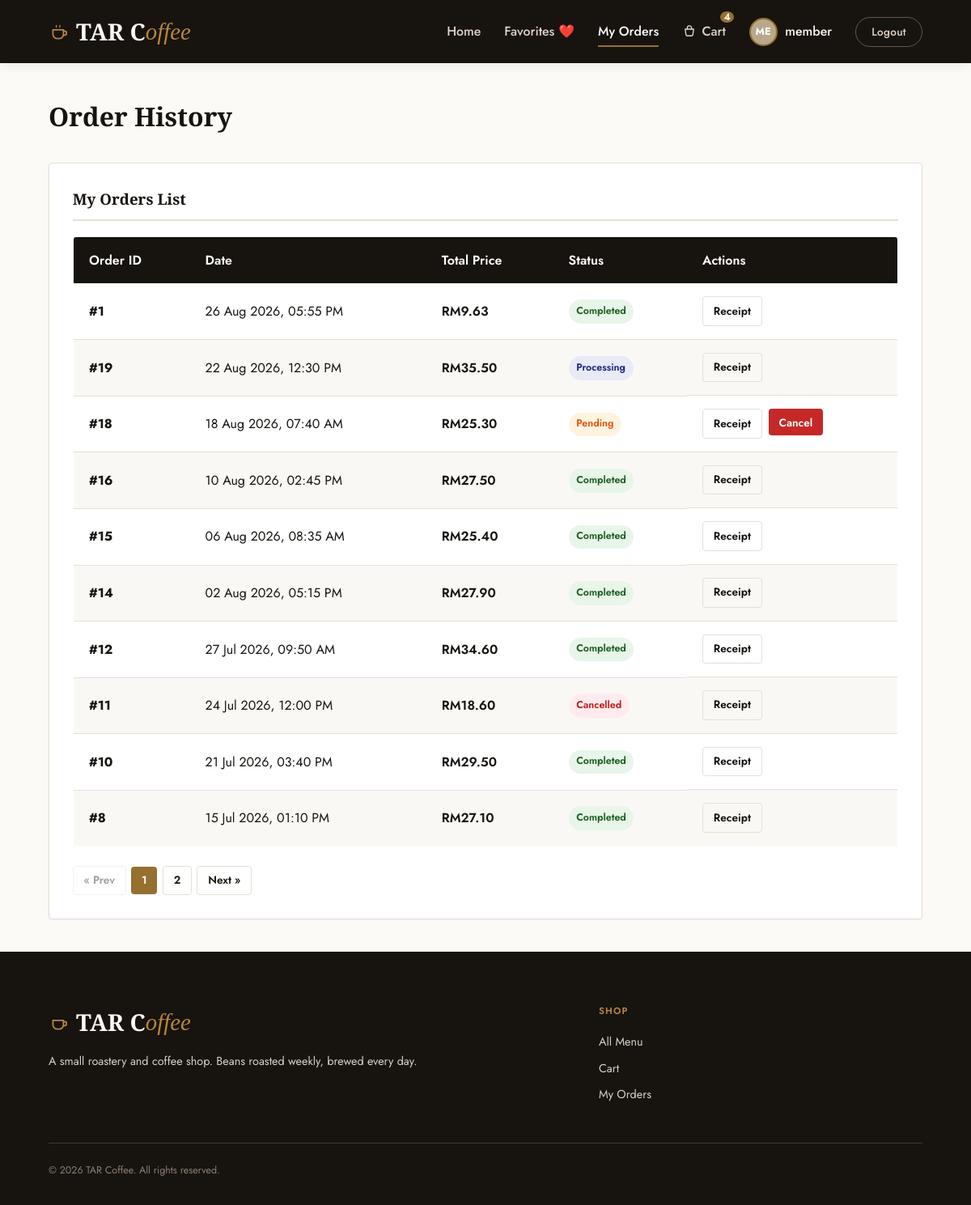
Page /orders.php (signed in) on the committed database.
### tables this page shows
CREATE TABLE `users` (
  `id` INT AUTO_INCREMENT PRIMARY KEY,
  `username` VARCHAR(50) NOT NULL UNIQUE,
  `email` VARCHAR(100) NOT NULL UNIQUE,
  `password` VARCHAR(255) NOT NULL,
  `full_name` VARCHAR(100) NOT NULL,
  `phone` VARCHAR(20) DEFAULT NULL,
  `photo` VARCHAR(255) DEFAULT 'default_user.png',
  `role` ENUM('super_admin', 'admin', 'member') DEFAULT 'member',
  `status` ENUM('active', 'blocked') DEFAULT 'active',
  `failed_attempts` INT UNSIGNED NOT NULL DEFAULT 0,
  `locked_until` DATETIME DEFAULT NULL,
  `created_at` TIMESTAMP DEFAULT CURRENT_TIMESTAMP,
  INDEX `idx_users_status` (`status`)
);

CREATE TABLE `orders` (
  `id` INT AUTO_INCREMENT PRIMARY KEY,
  `user_id` INT DEFAULT NULL,
  `voucher_id` INT DEFAULT NULL,
  `customer_name` VARCHAR(100) NOT NULL,
  `customer_phone` VARCHAR(20) NOT NULL,
  `fulfillment_type` ENUM('pickup', 'delivery') NOT NULL DEFAULT 'delivery',
  `shipping_address` TEXT DEFAULT NULL, 
  `discount_amount` DECIMAL(10, 2) NOT NULL DEFAULT 0.00,
  `total_price` DECIMAL(10, 2) NOT NULL,
  `status` ENUM('Pending', 'Processing', 'Completed', 'Cancelled') DEFAULT 'Pending',
  `order_date` TIMESTAMP DEFAULT CURRENT_TIMESTAMP,
  FOREIGN KEY (`user_id`) REFERENCES `users` (`id`) ON DELETE SET NULL,
  FOREIGN KEY (`voucher_id`) REFERENCES `vouchers` (`id`) ON DELETE SET NULL,
  INDEX `idx_orders_status` (`status`),
  INDEX `idx_orders_fulfillment` (`fulfillment_type`), 
  INDEX `idx_orders_date` (`order_date`)
);

### includes/auth.php (called while the page is built, shortened)
<?php
function is_logged_in() {
    return isset($_SESSION['user_id']);
}
function is_admin() {
    return is_logged_in() && in_array($_SESSION['user_role'] ?? '', ['admin', 'super_admin'], true);
}
function is_member() {
    return is_logged_in() && isset($_SESSION['user_role']) && $_SESSION['user_role'] === 'member';
}
function get_logged_in_user($pdo) {
    $stmt = $pdo->prepare("SELECT * FROM users WHERE id = ?");
    $stmt->execute([$_SESSION['user_id']]);
    $user = $stmt->fetch();
    return $user;
}
?>

### orders.php (the view, shortened to what this page needs)
<?php
require_once __DIR__ . '/includes/header.php';
$user_id = $_SESSION['user_id'];
$per_page = 10;
$pg = paginate_query($pdo, "SELECT COUNT(*) FROM orders WHERE user_id = ?", [$user_id], $per_page);
$stmt = $pdo->prepare("SELECT * FROM orders WHERE user_id = ? ORDER BY order_date DESC LIMIT " . (int) $pg['per_page'] . " OFFSET " . (int) $pg['offset']);
$stmt->execute([$user_id]);
$orders = $stmt->fetchAll();
$expand_order_id = isset($_GET['detail_id']) ? intval($_GET['detail_id']) : 0;
$expand_order = null;
?>
<h1 class="page-title">Order History</h1>
<?php if (empty($orders)): ?>
    <div class="alert alert-info" style="text-align: center; padding: 3rem;">
        <p style="font-size: 1.1rem; margin-bottom: 1rem;">You have not placed any orders yet.</p>
        <a href="index.php" class="btn btn-accent">Order Your First Coffee</a>
    </div>
<?php else: ?>
    <div class="list-detail-columns" style="grid-template-columns: <?= ($expand_order) ? '1.5fr 1fr' : '1fr' ?>;">
        <section class="admin-panel">
            <h3>My Orders List</h3>
            <div class="table-responsive">
                <table class="table">
                    <thead>
                        <tr>
                            <th>Order ID</th>
                            <th>Date</th>
                            <th>Total Price</th>
                            <th>Status</th>
                            <th>Actions</th>
                        </tr>
                    </thead>
                    <tbody>
                        <?php foreach ($orders as $ord): ?>
                            <tr class="<?= ($expand_order_id === $ord['id']) ? 'active-row' : '' ?>" style="<?= ($expand_order_id === $ord['id']) ? 'background-color: #FAF6F0;' : '' ?>">
                                <td><strong>#<?= $ord['id'] ?></strong></td>
                                <td><?= date('d M Y, h:i A', strtotime($ord['order_date'])) ?></td>
                                <td style="font-weight: 600; color: var(--primary-dark);">RM<?= number_format($ord['total_price'], 2) ?></td>
                                <td>
                                    <span class="badge badge-<?= strtolower($ord['status']) ?>">
                                        <?= htmlspecialchars($ord['status']) ?>
                                    </span>
                                </td>
                                <td style="display: flex; gap: 0.5rem;">
                                    <a href="orders.php?detail_id=<?= $ord['id'] ?>" class="btn btn-secondary btn-sm">Receipt</a>
                                    <?php if ($ord['status'] === 'Pending'): ?>
                                        <form action="orders.php" method="POST" style="margin: 0;">
                                            <button type="submit" class="btn btn-danger btn-sm confirm-action" data-confirm-message="Are you sure you want to cancel order #<?= $ord['id'] ?>? Stock will be restored and payment refunded.">Cancel</button>
                                        </form>
                                    <?php endif; ?>
                                </td>
                            </tr>
                        <?php endforeach; ?>
                    </tbody>
                </table>
            </div>
            <?= render_pagination($pg, 'orders.php', []) ?>
        </section>
    </div>
<?php endif; ?>
<?php
require_once __DIR__ . '/includes/footer.php';
?>

### includes/header.php (shortened to what this page needs)
<?php
$is_admin_dir = (strpos($_SERVER['SCRIPT_NAME'], '/admin/') !== false);
$base_path = $is_admin_dir ? '../' : './';
$current_page = basename($_SERVER['SCRIPT_NAME']);
function nav_active(string $page, bool $in_admin_dir, string $current_page, bool $is_admin_dir): string {
    return ($in_admin_dir === $is_admin_dir && $current_page === $page) ? ' active' : '';
}
$has_hero = ($current_page === 'index.php' && !$is_admin_dir);
require_once __DIR__ . '/db.php';
require_once __DIR__ . '/auth.php';
require_once __DIR__ . '/html_helpers.php';
$current_user = null;
if (is_logged_in()) {
    $current_user = get_logged_in_user($pdo);
}
$cart_count = 0;
if (is_logged_in() && is_member() && isset($pdo)) {
    $stmt = $pdo->prepare("SELECT SUM(quantity) as total_qty FROM cart WHERE user_id = ?");
    $stmt->execute([$_SESSION['user_id']]);
    $cart_result = $stmt->fetch();
    $cart_count = intval($cart_result['total_qty'] ?? 0);
}
?>
<!DOCTYPE html>
<html lang="en">
<head>
    <link rel="stylesheet" href="<?= $base_path ?>assets/css/style.css?v=<?= @filemtime(__DIR__ . '/../assets/css/style.css') ?>">
</head>
<body>
<header id="site-header" class="<?= $has_hero ? 'nav-transparent' : '' ?>">
    <div class="nav-container">
        <div class="logo">
            <a href="<?= $base_path ?>index.php">
                <svg viewBox="0 0 24 24" fill="none" stroke="currentColor" stroke-width="1.6" stroke-linecap="round" stroke-linejoin="round"><path d="M6 10h11v5a5 5 0 0 1-5 5H10a5 5 0 0 1-5-5v-5z"/><path d="M17 11.5h1.2a2.3 2.3 0 0 1 0 4.6H17"/><path d="M9 5c-.5.8-.5 1.3 0 2.1M13 5c-.5.8-.5 1.3 0 2.1" stroke-width="1.2"/></svg>
                TAR C<em>offee</em>
            </a>
        </div>
        <nav>
            <ul class="nav-menu">
                <li class="nav-item"><a href="<?= $base_path ?>index.php" class="<?= trim(nav_active('index.php', false, $current_page, $is_admin_dir)) ?>">Home</a></li>
                <?php if (is_admin()): ?>
                    <li class="nav-item"><a href="<?= $base_path ?>admin/index.php" class="<?= trim(nav_active('index.php', true, $current_page, $is_admin_dir)) ?>">Dashboard</a></li>
                    <li class="nav-item"><a href="<?= $base_path ?>admin/categories.php" class="<?= trim(nav_active('categories.php', true, $current_page, $is_admin_dir)) ?>">Categories</a></li>
                    <li class="nav-item"><a href="<?= $base_path ?>admin/products.php" class="<?= trim(nav_active('products.php', true, $current_page, $is_admin_dir)) ?>">Products</a></li>
                    <li class="nav-item"><a href="<?= $base_path ?>admin/option_templates.php" class="<?= trim(nav_active('option_templates.php', true, $current_page, $is_admin_dir)) ?>">Option Templates</a></li>
                    <li class="nav-item"><a href="<?= $base_path ?>admin/vouchers.php" class="<?= trim(nav_active('vouchers.php', true, $current_page, $is_admin_dir)) ?>">Vouchers</a></li>
                    <li class="nav-item"><a href="<?= $base_path ?>admin/users.php" class="<?= trim(nav_active('users.php', true, $current_page, $is_admin_dir)) ?>">Users</a></li>
                    <li class="nav-item"><a href="<?= $base_path ?>admin/orders.php" class="<?= trim(nav_active('orders.php', true, $current_page, $is_admin_dir)) ?>">Orders</a></li>
                    <li class="nav-item"><a href="<?= $base_path ?>admin/reports.php" class="<?= trim(nav_active('reports.php', true, $current_page, $is_admin_dir)) ?>">Reports</a></li>
                <?php elseif (is_member()): ?>
                    <li class="nav-item"><a href="<?= $base_path ?>favorites.php" class="<?= trim(nav_active('favorites.php', false, $current_page, $is_admin_dir)) ?>">Favorites ❤️</a></li>
                    <li class="nav-item"><a href="<?= $base_path ?>orders.php" class="<?= trim(nav_active('orders.php', false, $current_page, $is_admin_dir)) ?>">My Orders</a></li>
                    <li class="nav-item">
                        <a href="<?= $base_path ?>cart.php" class="cart-link<?= nav_active('cart.php', false, $current_page, $is_admin_dir) ?>">
                            <svg viewBox="0 0 24 24" fill="none" stroke="currentColor" stroke-width="1.8" stroke-linecap="round" stroke-linejoin="round"><path d="M5 8h14l-1.4 9.2a2 2 0 0 1-2 1.8H8.4a2 2 0 0 1-2-1.8L5 8z"/><path d="M8.5 8V6a3.5 3.5 0 0 1 7 0v2"/></svg>
                            Cart
                            <?php if ($cart_count > 0): ?>
                                <span class="cart-count"><?= $cart_count ?></span>
                            <?php endif; ?>
                        </a>
                    </li>
                <?php endif; ?>
                <?php if (is_logged_in() && $current_user): ?>
                    <li class="nav-profile">
                        <?php
                        $avatar = !empty($current_user['photo']) ? $base_path . 'uploads/profiles/' . $current_user['photo'] : '';
                        if (!empty($current_user['photo']) && file_exists(__DIR__ . '/../uploads/profiles/' . $current_user['photo'])):
                        ?>
                            <img src="<?= $avatar ?>" class="nav-avatar" alt="Avatar">
                        <?php else: ?>
                            <div class="nav-avatar" style="background-color: var(--primary-light); color: white; display: flex; align-items: center; justify-content: center; font-size: 0.8rem; font-weight: 700; text-transform: uppercase;">
                                <?= substr($current_user['username'], 0, 2) ?>
                            </div>
                        <?php endif; ?>
                        <a href="<?= $base_path ?>profile.php" style="color: var(--bg-cream); font-weight: 500;">
                            <?= htmlspecialchars($current_user['username']) ?>
                        </a>
                    </li>
                    <li class="nav-item"><a href="<?= $base_path ?>logout.php" class="nav-btn nav-btn-ghost">Logout</a></li>
                <?php else: ?>
                    <li class="nav-item"><a href="<?= $base_path ?>login.php">Login</a></li>
                    <li class="nav-item"><a href="<?= $base_path ?>register.php" class="nav-btn">Register</a></li>
                <?php endif; ?>
            </ul>
        </nav>
    </div>
</header>
<main>

### includes/html_helpers.php (shortened to what this page needs)
<?php
function paginate_current_page() {
    $page = filter_input(INPUT_GET, 'page', FILTER_VALIDATE_INT);
    if ($page === false || $page === null || $page < 1) {
        return 1;
    }
    return $page;
}
function paginate_query($pdo, $count_sql, $params, $per_page) {
    $stmt = $pdo->prepare($count_sql);
    $stmt->execute($params);
    $total_rows = (int) $stmt->fetchColumn();
    $total_pages = max(1, (int) ceil($total_rows / $per_page));
    $page = min(paginate_current_page(), $total_pages);
    $offset = ($page - 1) * $per_page;
    return [
        'page' => $page,
        'per_page' => $per_page,
        'offset' => $offset,
        'total_rows' => $total_rows,
        'total_pages' => $total_pages,
    ];
}
function render_pagination($pg, $base_url, $query_params = []) {
    $page = $pg['page'];
    $total = $pg['total_pages'];
    $link = function ($p) use ($base_url, $query_params) {
        $qp = $query_params;
        $qp['page'] = $p;
        return htmlspecialchars($base_url . '?' . http_build_query($qp));
    };
    $html = '<nav class="pagination" aria-label="Pagination">';
    $html .= $page > 1
        ? '<a href="' . $link($page - 1) . '" class="btn btn-secondary btn-sm">&laquo; Prev</a>'
        : '<span class="btn btn-secondary btn-sm disabled">&laquo; Prev</span>';
    $window = 2;
    $start = max(1, $page - $window);
    $end = min($total, $page + $window);
    for ($p = $start; $p <= $end; $p++) {
        $cls = $p === $page ? 'btn btn-sm btn-accent' : 'btn btn-sm btn-secondary';
        $html .= '<a href="' . $link($p) . '" class="' . $cls . '">' . $p . '</a>';
    }
    $html .= $page < $total
        ? '<a href="' . $link($page + 1) . '" class="btn btn-secondary btn-sm">Next &raquo;</a>'
        : '<span class="btn btn-secondary btn-sm disabled">Next &raquo;</span>';
    $html .= '</nav>';
    return $html;
}
?>

### rows in the picture
users: username "ME", username "member"
orders: id "1", order_date "26 Aug 2026, 05:55 PM", total_price "9.63", status "Completed"
orders: id "19", order_date "22 Aug 2026, 12:30 PM", total_price "35.50", status "Processing"
orders: id "18", order_date "18 Aug 2026, 07:40 AM", total_price "25.30", status "Pending"
orders: id "16", order_date "10 Aug 2026, 02:45 PM", total_price "27.50", status "Completed"
orders: id "15", order_date "06 Aug 2026, 08:35 AM", total_price "25.40", status "Completed"
orders: id "14", order_date "02 Aug 2026, 05:15 PM", total_price "27.90", status "Completed"
orders: id "12", order_date "27 Jul 2026, 09:50 AM", total_price "34.60", status "Completed"
orders: id "11", order_date "24 Jul 2026, 12:00 PM", total_price "18.60", status "Cancelled"
orders: id "10", order_date "21 Jul 2026, 03:40 PM", total_price "29.50", status "Completed"
orders: id "8", order_date "15 Jul 2026, 01:10 PM", total_price "27.10", status "Completed"

### other values in the picture
$cart_count "4"
